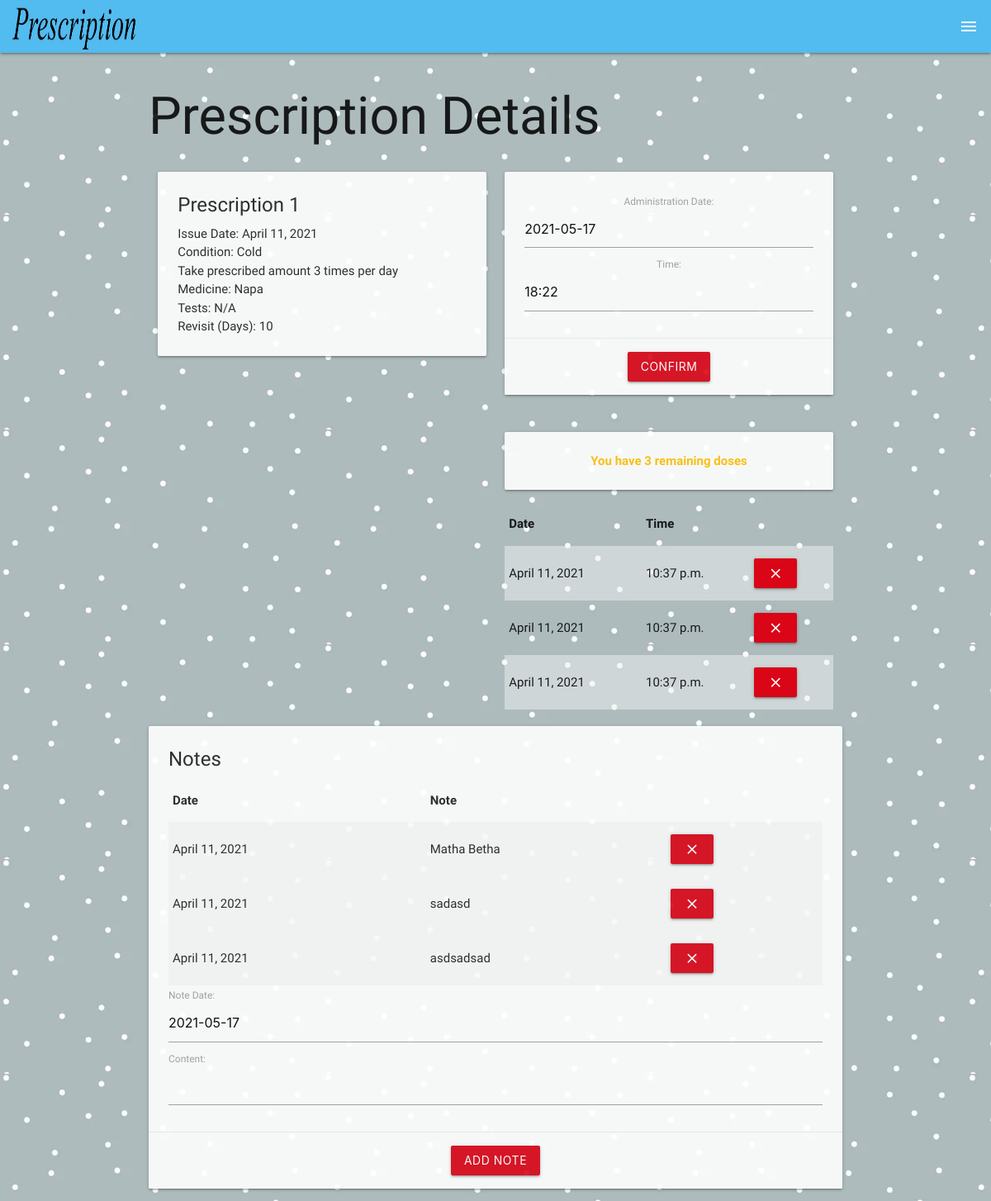
Page /prescriptions/2/ (signed in) on the committed database.
### main_app/models.py (models this page shows, shortened)
class Prescription(models.Model):
    rx_number = models.IntegerField()
    prescription_issue_date = models.DateField()
    times_per_day = models.IntegerField()
    medicine = models.CharField(max_length=100)
    condition = models.CharField(max_length=100)
    revisit = models.IntegerField()
    tests = models.CharField(max_length=100)
    user = models.ForeignKey(User, on_delete=models.CASCADE)
    def times_taken(self):
        format = "%Y-%m-%d"
        now_utc = datetime.now(timezone('UTC'))
        now_wc = now_utc.astimezone(timezone('US/Pacific'))
        return self.times_per_day - self.dosing_set.filter(date=now_wc.strftime(format)).count()

class Dosing(models.Model):
    date = models.DateField('Administration Date')
    time = models.TimeField()
    prescription = models.ForeignKey(Prescription, on_delete=models.CASCADE)
    class Meta:
        ordering = ['-date']

class Note(models.Model):
    date = models.DateField('Note Date')
    content = models.CharField(max_length=250)
    prescription = models.ForeignKey(Prescription, on_delete=models.CASCADE)
    class Meta:
        ordering = ['-date']

### main_app/views.py (the view)
# urls.py: path('prescriptions/<int:prescription_id>/', views.prescriptions_detail, name='detail'),
@login_required
def prescriptions_detail(request, prescription_id):
    prescription = Prescription.objects.get(id=prescription_id)
    dosing_form = DosingForm()
    note_form = NoteForm()
    return render(request, 'prescriptions/detail.html',
                  {'prescription': prescription, 'dosing_form': dosing_form, 'note_form': note_form})

### main_app/forms.py
class DosingForm(ModelForm):
    date = forms.DateField(label="Administration Date", widget=forms.TextInput(attrs={'id': 'dose_date'}))
    class Meta:
        model = Dosing
        fields = ['date', 'time']

class NoteForm(ModelForm):
    date = forms.DateField(label="Note Date", widget=forms.TextInput(attrs={'id': 'note_date'}))
    class Meta:
        model = Note
        fields = ['date', 'content']

### main_app/templates/prescriptions/detail.html (shortened to what this page needs)
{% extends 'base.html' %}
{% block content %}
    <h1>Prescription Details</h1>
    <div class="row">
        <div class="col s6">
            <div class="card">
                <div class="card-content">
        <span class="card-title"
        >Prescription {{ prescription.rx_number }}
        </span>
                    <p>Issue Date: {{ prescription.prescription_issue_date }}</p>
                    <p>Condition: {{ prescription.condition }}</p>
                    <p>Take prescribed amount {{ prescription.times_per_day }} times per day</p>
                    <p>Medicine: {{ prescription.medicine }}</p>
                    <p>Tests: {{ prescription.tests }}</p>
                    <p>Revisit (Days): {{ prescription.revisit}}</p>
                </div>
            </div>
        </div>
        <div class="col s6 center-align">
            <div class="card">
                <div class="card-content">
                    <form action="{% url 'add_dosing' prescription.id %}" method="POST">
                        {{ dosing_form.as_p }}
                </div>
                <div class="card-action">
                    <input type="submit" class="btn" value="Confirm">
                </div>
            </div>
            <br/>
            {% if prescription.times_per_day >= prescription.times_taken and prescription.times_taken > 0 %}
                <div class="card-panel amber-text center-align">
                    {% if prescription.times_taken == 1 %}
                        <strong>You have 1 remaining dose </strong>
                    {% else %}
                        <strong>You have {{ prescription.times_taken }} remaining doses</strong>
                    {% endif %}
                </div>
            {% elif prescription.times_taken == 0 %}
                <div class="card-panel teal-text center-align">
                    <strong>You have taken your required doses for today.</strong>
                </div>
            {% else %}
                <div class="card-panel red-text center-align">
                    <strong>You have taken too much today!</strong>
                </div>
            {% endif %}
            <table class="striped">
                <thead>
                <tr>
                    <th>Date</th>
                    <th>Time</th>
                </tr>
                </thead>
                <tbody>
                {% for dosing in prescription.dosing_set.all %}
                    <tr>
                        <td>{{ dosing.date }}</td>
                        <td>{{ dosing.time }}</td>
                        <td>
                            <form action="{% url 'remove_dosing' prescription.id dosing.id %}" method="POST">
                                <button class="btn" type="submit">
                                    <i class="small material-icons">close</i>
                                </button>
                            </form>
                        </td>
                    </tr>
                {% endfor %}
                </tbody>
            </table>
        </div>
    </div>
    <div class="card">
        <div class="card-content">
            <span class="card-title">Notes</span>
            <table class="striped">
                <thead>
                <tr>
                    <th>Date</th>
                    <th>Note</th>
                </tr>
                </thead>
                {% for note in prescription.note_set.all %}
                    <tbody>
                    <tr>
                        <td>{{ note.date }}</td>
                        <td>{{ note.content }}</td>
                        <td>
                            <form action="{% url 'remove_note' prescription.id note.id %}" method="POST">
                                <button class="btn" type="submit">
                                    <i class="small material-icons">close</i>
                                </button>
                            </form>
                        </td>
                    </tr>
                    </tbody>
                {% endfor %}
            </table>
            <form action="{% url 'add_note' prescription.id %}" method="POST">
                {{ note_form.as_p }}
        </div>
        <div class="card-action center-align">
            <input type="submit" class="btn" value="Add Note">
        </div>
    </div>
{% endblock %}

### main_app/static/css/style.css (style rules this page uses)
body { display: flex; min-height: 100vh; flex-direction: column; font-family: 'Ubuntu', sans-serif; background-image: url("../imgs/simple-dots.jpg"); }
.card, .card-panel { opacity: .9; }
.btn { background-color: rgb(218, 5, 22) }
strong { font-weight: 700; }

### rows in the picture
Prescription: rx_number "1", prescription_issue_date "April 11, 2021", condition "Cold", times_per_day "3", medicine "Napa", tests "N/A", revisit "10", times_taken "3"
Dosing: date "April 11, 2021", time "10:37 p.m."
Dosing: date "April 11, 2021", time "10:37 p.m."
Dosing: date "April 11, 2021", time "10:37 p.m."
Note: date "April 11, 2021", content "Matha Betha"
Note: date "April 11, 2021", content "sadasd"
Note: date "April 11, 2021", content "asdsadsad"
